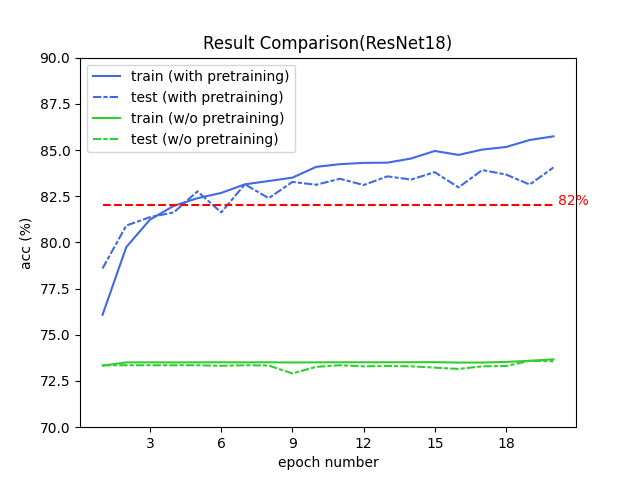
#> input picture images/ResNet18.png, 640 x 480 px; its folder holds only this picture in this run
$ python -i crop.py   (imports and definitions only)
#> lines starting #> are read from the running program, lines starting #| are printed output that depends on the picture; after the words box and inside, x2 and y2 are one past the last pixel; in counts of white or black regions, pixels touching at a corner belong together
# import the necessary packages
import numpy as np
import cv2
import glob
import os
from tqdm import tqdm
import math
from PIL import Image
import pandas as pd

def getData(mode):
#> further down, picture is the input picture: shape (480, 640, 3); mean B, G, R 247.8, 247.9, 247.4
    if mode == 'train':
        img = pd.read_csv('train_img.csv')
        label = pd.read_csv('train_label.csv')
        return np.squeeze(img.values), np.squeeze(label.values)
    else:
        img = pd.read_csv('test_img.csv')
        label = pd.read_csv('test_label.csv')
        return np.squeeze(img.values), np.squeeze(label.values)

def crop_image(image):
    output = image.copy()
    gray = cv2.cvtColor(image, cv2.COLOR_BGR2GRAY)
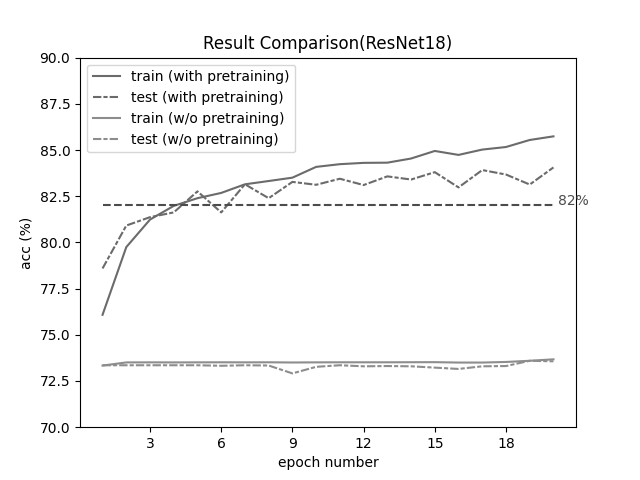
#> gray: shape (480, 640); min 0, max 255, mean 247.7
    ret,gray = cv2.threshold(gray,25,255,cv2.THRESH_BINARY)
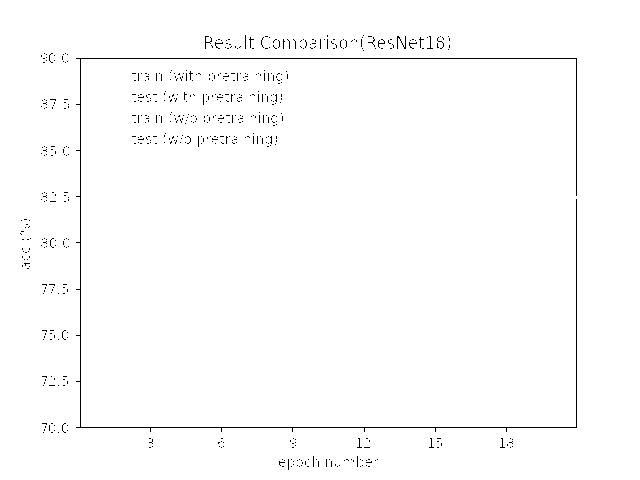
#> gray: shape (480, 640); 98.9% white; black in thin lines or dots, all inside (x1, y1, x2, y2) = (20, 35, 577, 470)
    contours,hierarchy = cv2.findContours(gray,cv2.RETR_EXTERNAL,cv2.CHAIN_APPROX_SIMPLE)
#> contours = [[[0, 0], [0, 479], [639, 479], [639, 0]]]
    if not contours:
        print('no contours!')
        return cv2.resize(image, (512, 512), interpolation=cv2.INTER_NEAREST)
    cnt = max(contours, key=cv2.contourArea)
#> cnt = [[0, 0], [0, 479], [639, 479], [639, 0]]
    ((x, y), r) = cv2.minEnclosingCircle(cnt)
#> x = 319.5; y = 239.5; r = 399.3
    x = int(x)
#> x = 319
    y = int(y)
#> y = 239
    r = int(r)
#> r = 399
    H, W, C = output.shape
#> H = 480; W = 640; C = 3
    if r > 100:
        if y - r < 0 or y + r > H:
            y_min = 0
            y_max = H
#> y_max = 480
        else:
            y_min = y - r
            y_max = y + r

        if x - r < 0 or x + r > W:
            x_min = 0
            x_max = W
#> x_max = 640
        else:
            x_min = x - r
            x_max = x + r

        output = output[y_min:y_max, x_min:x_max]
        if output.size == 0:
            output = cv2.resize(image, (512, 512), interpolation=cv2.INTER_NEAREST)
        else:
            output = cv2.resize(output, (512, 512), interpolation=cv2.INTER_NEAREST)
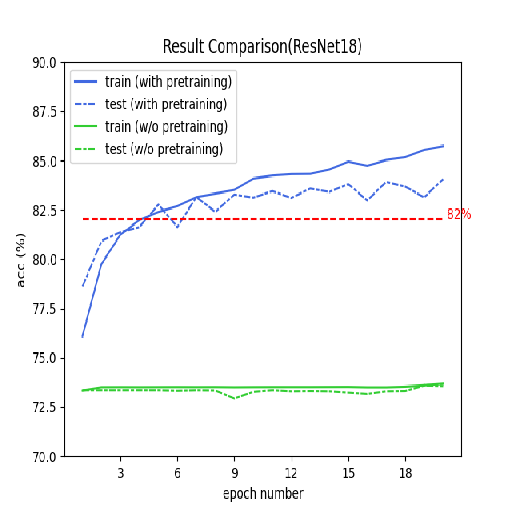
#> output: shape (512, 512, 3); mean B, G, R 247.8, 247.8, 247.3
        return output
    else:
        output = cv2.resize(image, (512, 512), interpolation=cv2.INTER_NEAREST)
        return output


# [1 line that did not run here, left out]

# [7 lines not run here, left out]

>>> import cv2
>>> picture = cv2.imread('images/ResNet18.png')
>>> result = crop_image(picture)

$ run again, on images/acc_ResNet50.png
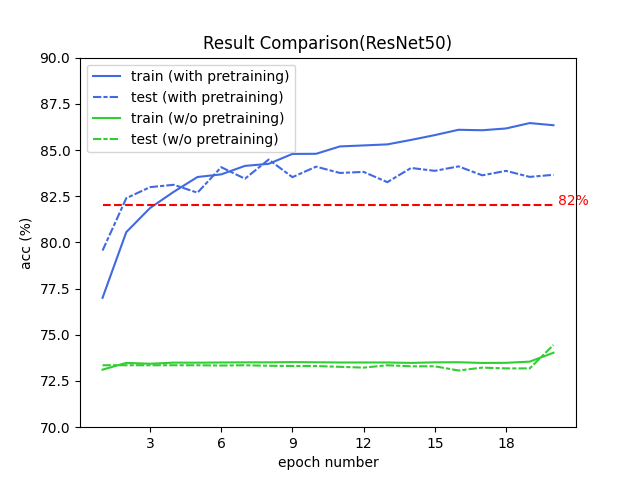
#> input picture images/acc_ResNet50.png, 640 x 480 px
#> picture is the input picture: shape (480, 640, 3); mean B, G, R 247.8, 247.9, 247.4
#> in crop_image, `gray = cv2.cvtColor(image, cv2.COLOR_BGR2GRAY)`:
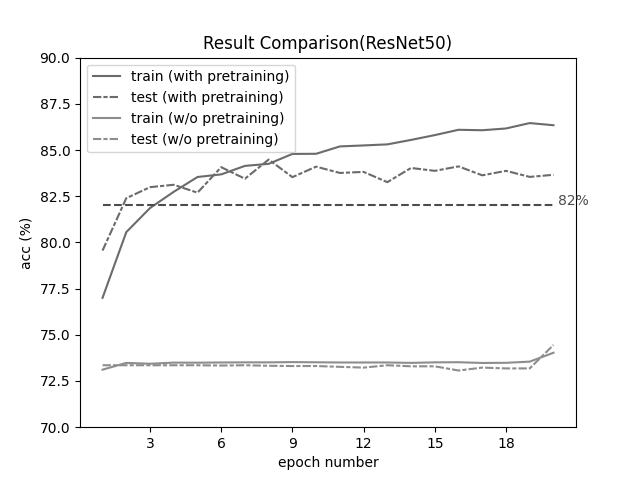
#> gray: shape (480, 640); min 0, max 255, mean 247.7
#> contours = [[[0, 0], [0, 479], [639, 479], [639, 0]]]
#> cnt = [[0, 0], [0, 479], [639, 479], [639, 0]]
#> in crop_image, `((x, y), r) = cv2.minEnclosingCircle(cnt)`: x = 319.5; y = 239.5; r = 399.3
#> in crop_image, `x = int(x)`: x = 319
#> in crop_image, `y = int(y)`: y = 239
#> in crop_image, `r = int(r)`: r = 399
#> in crop_image, `output = cv2.resize(output, (512, 512), interpolation=cv2.INTER_NEAREST)`:
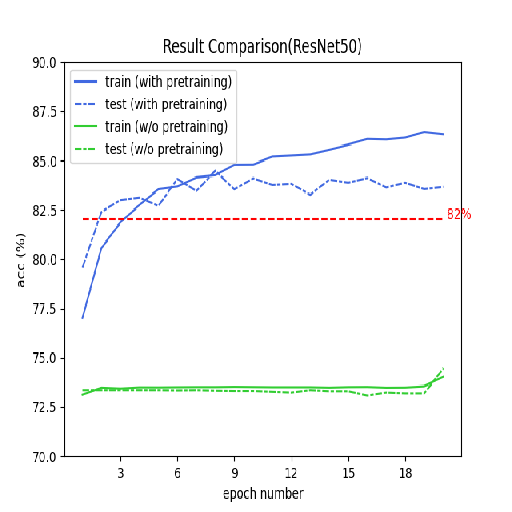
#> output: shape (512, 512, 3); mean B, G, R 247.8, 247.8, 247.3

$ run again, on images/mtx_ResNet50_False.png
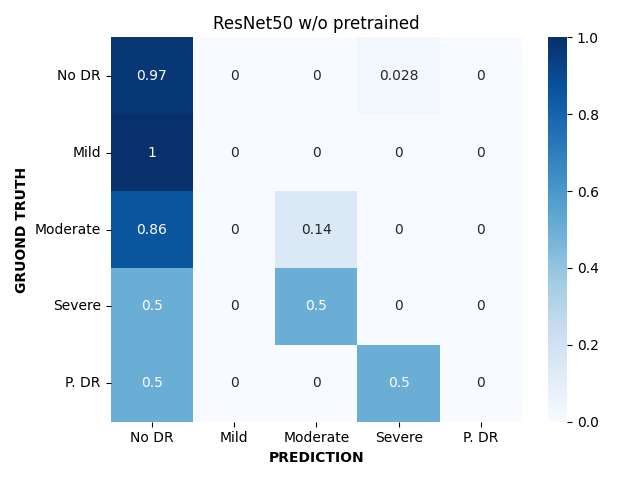
#> input picture images/mtx_ResNet50_False.png, 640 x 480 px
#> picture is the input picture: shape (480, 640, 3); mean B, G, R 238.9, 229, 217.3
#> in crop_image, `ret,gray = cv2.threshold(gray,25,255,cv2.THRESH_BINARY)`:
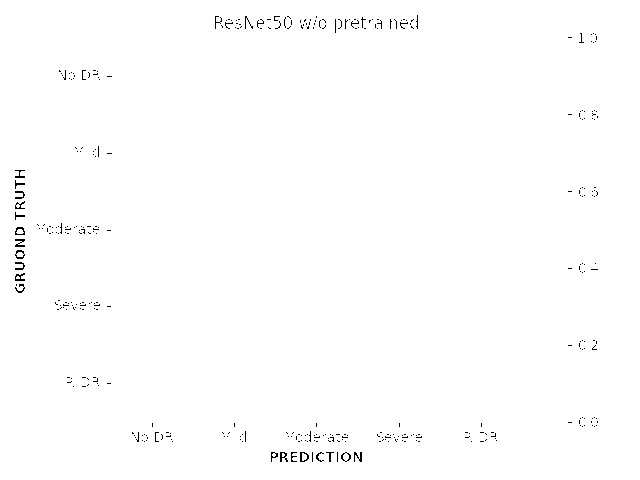
#> gray: shape (480, 640); 99.4% white; black in thin lines or dots, all inside (x1, y1, x2, y2) = (15, 15, 598, 462)
#> contours = [[[0, 0], [0, 479], [639, 479], [639, 0]]]
#> cnt = [[0, 0], [0, 479], [639, 479], [639, 0]]
#> in crop_image, `((x, y), r) = cv2.minEnclosingCircle(cnt)`: x = 319.5; y = 239.5; r = 399.3
#> in crop_image, `x = int(x)`: x = 319
#> in crop_image, `y = int(y)`: y = 239
#> in crop_image, `r = int(r)`: r = 399
#> in crop_image, `output = cv2.resize(output, (512, 512), interpolation=cv2.INTER_NEAREST)`:
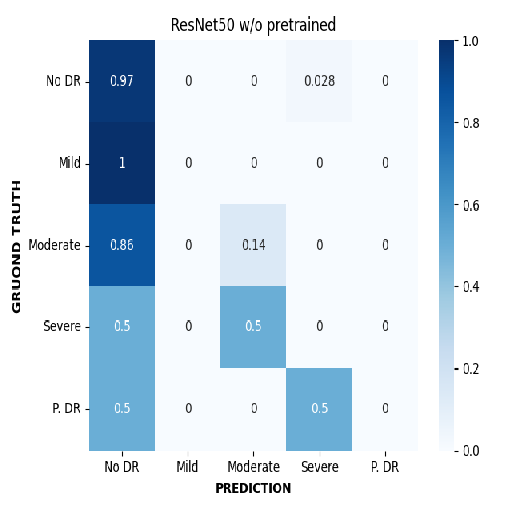
#> output: shape (512, 512, 3); mean B, G, R 238.9, 228.9, 217.2

$ run again, on images/mtx_ResNet50_True.png
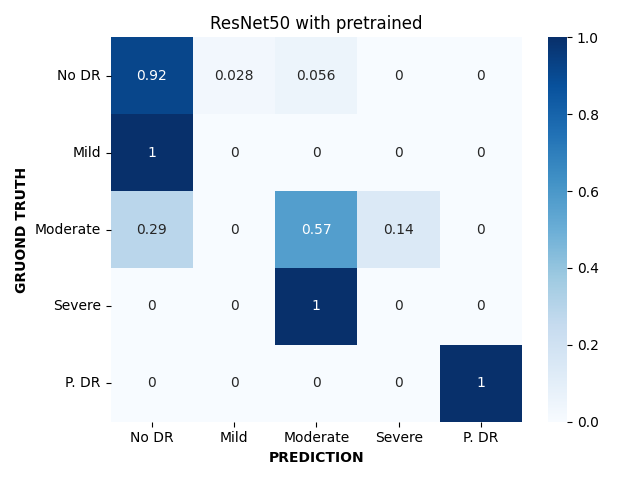
#> input picture images/mtx_ResNet50_True.png, 640 x 480 px
#> picture is the input picture: shape (480, 640, 3); mean B, G, R 236.9, 227.7, 218.8
#> in crop_image, `ret,gray = cv2.threshold(gray,25,255,cv2.THRESH_BINARY)`:
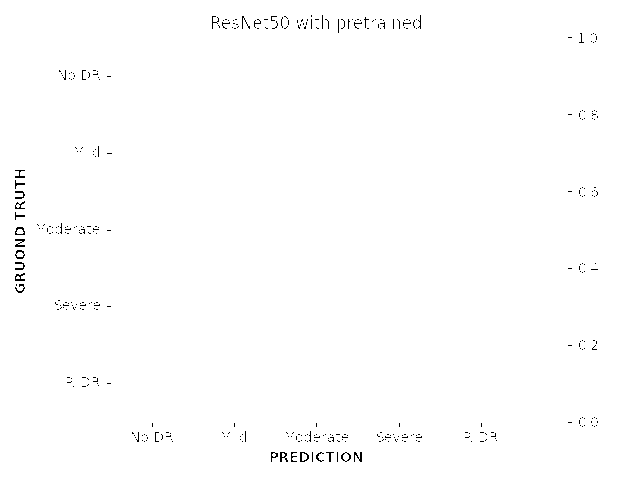
#> gray: shape (480, 640); 99.4% white; black in thin lines or dots, all inside (x1, y1, x2, y2) = (15, 15, 598, 462)
#> contours = [[[0, 0], [0, 479], [639, 479], [639, 0]]]
#> cnt = [[0, 0], [0, 479], [639, 479], [639, 0]]
#> in crop_image, `((x, y), r) = cv2.minEnclosingCircle(cnt)`: x = 319.5; y = 239.5; r = 399.3
#> in crop_image, `x = int(x)`: x = 319
#> in crop_image, `y = int(y)`: y = 239
#> in crop_image, `r = int(r)`: r = 399
#> in crop_image, `output = cv2.resize(output, (512, 512), interpolation=cv2.INTER_NEAREST)`:
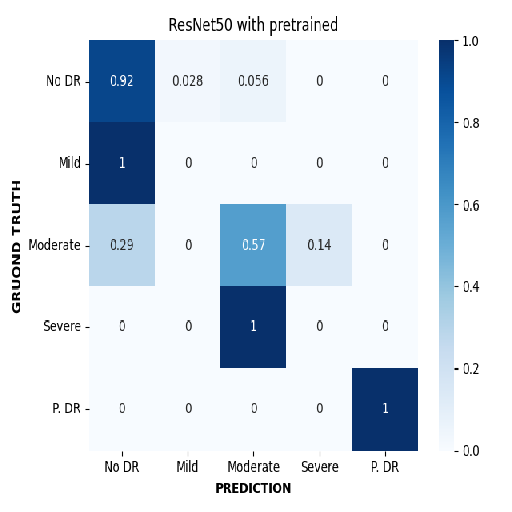
#> output: shape (512, 512, 3); mean B, G, R 236.9, 227.6, 218.8
